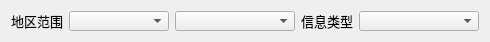
            <widget class="QWidget" name="layoutWidget_11">
                <property name="geometry">
                    <rect>
                        <x>10</x>
                        <y>320</y>
                        <width>481</width>
                        <height>31</height>
                    </rect>
                </property>
                <layout class="QHBoxLayout" name="horizontalLayout_11">
                    <item>
                        <layout class="QHBoxLayout" name="horizontalLayout_10">
                            <item>
                                <widget class="QLabel" name="label_4">
                                    <property name="minimumSize">
                                        <size>
                                            <width>52</width>
                                            <height>20</height>
                                        </size>
                                    </property>
                                    <property name="maximumSize">
                                        <size>
                                            <width>52</width>
                                            <height>20</height>
                                        </size>
                                    </property>
                                    <property name="font">
                                        <font>
                                            <pointsize>10</pointsize>
                                            <bold>false</bold>
                                            <underline>false</underline>
                                            <stylestrategy>PreferDefault</stylestrategy>
                                        </font>
                                    </property>
                                    <property name="text">
                                        <string>地区范围</string>
                                    </property>
                                </widget>
                            </item>
                            <item>
                                <widget class="QComboBox" name="cb_provincial">
                                    <property name="enabled">
                                        <bool>true</bool>
                                    </property>
                                    <property name="minimumSize">
                                        <size>
                                            <width>100</width>
                                            <height>20</height>
                                        </size>
                                    </property>
                                    <property name="maximumSize">
                                        <size>
                                            <width>100</width>
                                            <height>20</height>
                                        </size>
                                    </property>
                                    <property name="font">
                                        <font>
                                            <pointsize>10</pointsize>
                                            <bold>false</bold>
                                            <underline>false</underline>
                                            <stylestrategy>PreferDefault</stylestrategy>
                                        </font>
                                    </property>
                                </widget>
                            </item>
                            <item>
                                <widget class="QComboBox" name="cb_city">
                                    <property name="minimumSize">
                                        <size>
                                            <width>120</width>
                                            <height>20</height>
                                        </size>
                                    </property>
                                    <property name="maximumSize">
                                        <size>
                                            <width>120</width>
                                            <height>20</height>
                                        </size>
                                    </property>
                                    <property name="font">
                                        <font>
                                            <pointsize>10</pointsize>
                                            <bold>false</bold>
                                            <underline>false</underline>
                                            <stylestrategy>PreferDefault</stylestrategy>
                                        </font>
                                    </property>
                                </widget>
                            </item>
                        </layout>
                    </item>
                    <item>
                        <layout class="QHBoxLayout" name="horizontalLayout_7">
                            <item>
                                <widget class="QLabel" name="label_9">
                                    <property name="minimumSize">
                                        <size>
                                            <width>52</width>
                                            <height>20</height>
                                        </size>
                                    </property>
                                    <property name="maximumSize">
                                        <size>
                                            <width>52</width>
                                            <height>20</height>
                                        </size>
                                    </property>
                                    <property name="font">
                                        <font>
                                            <pointsize>10</pointsize>
                                            <bold>false</bold>
                                            <underline>false</underline>
                                            <stylestrategy>PreferDefault</stylestrategy>
                                        </font>
                                    </property>
                                    <property name="text">
                                        <string>信息类型</string>
                                    </property>
                                </widget>
                            </item>
                            <item>
                                <widget class="QComboBox" name="cb_informationType">
                                    <property name="sizePolicy">
                                        <sizepolicy hsizetype="Expanding" vsizetype="Fixed">
                                            <horstretch>0</horstretch>
                                            <verstretch>0</verstretch>
                                        </sizepolicy>
                                    </property>
                                    <property name="minimumSize">
                                        <size>
                                            <width>120</width>
                                            <height>20</height>
                                        </size>
                                    </property>
                                    <property name="maximumSize">
                                        <size>
                                            <width>120</width>
                                            <height>20</height>
                                        </size>
                                    </property>
                                </widget>
                            </item>
                        </layout>
                    </item>
                </layout>
            </widget>
